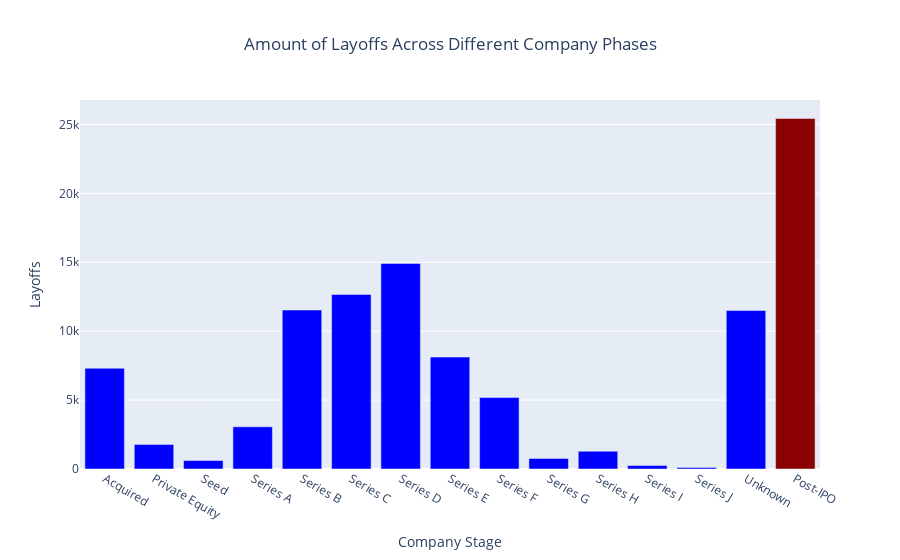

The cell this chart's notebook holds for it:
### Markdown cell above
## 5. Company Stages During Layoffs

### Code cell
# Group by stage and sum the layoffs
stage_layoffs = (
    clean_df
    .groupby('Stage')['Layoffs']
    .sum()
    .reset_index()
)

# Find the index of the row with the maximum 'Layoffs'
max_layoffs_index = stage_layoffs['Layoffs'].idxmax()

# Create a color array where only the maximum index is True and everything else False
colors = [i == max_layoffs_index for i in stage_layoffs.index]

# Histogram for distribution of company stages among the layoffs
fig_stage = px.bar(
    stage_layoffs,
    x = 'Stage',
    y = 'Layoffs',
    title = 'Amount of Layoffs Across Different Company Phases',
    color = colors,
    color_discrete_map = {False: 'blue', True: 'darkred'},
    labels = {'Stage': 'Company Stage'}
)

fig_stage.update_layout(title_x = 0.5, showlegend = False)

fig_stage.show()

### Figure 1 — Plotly figure (JSON) as saved in the notebook; plotly's stock layout.template omitted (floating-point values rounded to 4 significant figures)
{"data": [{"alignmentgroup": "True", "hovertemplate": "color=False<br>Company Stage=%{x}<br>Layoffs=%{y}<extra></extra>", "legendgroup": "False", "marker": {"color": "blue", "pattern": {"shape": ""}}, "name": "False", "offsetgroup": "False", "orientation": "v", "showlegend": true, "textposition": "auto", "type": "bar", "x": ["Acquired", "Private Equity", "Seed", "Series A", "Series B", "Series C", "Series D", "Series E", "Series F", "Series G", "Series H", "Series I", "Series J", "Unknown"], "xaxis": "x", "y": [7307, 1780, 614, 3061, 11536, 12662, 14916, 8122, 5184, 765, 1291, 245, 100, 11498], "yaxis": "y"}, {"alignmentgroup": "True", "hovertemplate": "color=True<br>Company Stage=%{x}<br>Layoffs=%{y}<extra></extra>", "legendgroup": "True", "marker": {"color": "darkred", "pattern": {"shape": ""}}, "name": "True", "offsetgroup": "True", "orientation": "v", "showlegend": true, "textposition": "auto", "type": "bar", "x": ["Post-IPO"], "xaxis": "x", "y": [25433], "yaxis": "y"}], "layout": {"barmode": "relative", "legend": {"title": {"text": "color"}, "tracegroupgap": 0}, "showlegend": false, "title": {"text": "Amount of Layoffs Across Different Company Phases", "x": 0.5}, "xaxis": {"anchor": "y", "domain": [0, 1], "title": {"text": "Company Stage"}}, "yaxis": {"anchor": "x", "domain": [0, 1], "title": {"text": "Layoffs"}}}}
